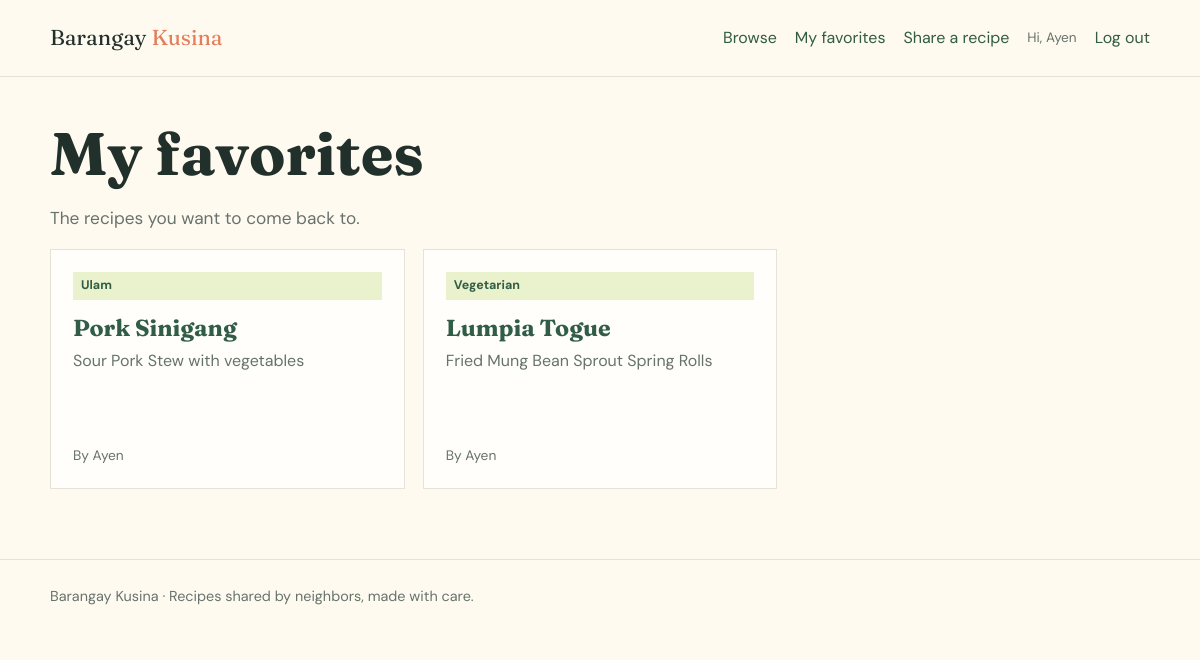
The page /favorites.php (signed in) on the database its author committed.
### tables this page shows
CREATE TABLE `users` (
  `id` int(10) UNSIGNED NOT NULL,
  `name` varchar(80) NOT NULL,
  `email` varchar(160) NOT NULL,
  `password` varchar(255) NOT NULL,
  `created_at` timestamp NOT NULL DEFAULT current_timestamp()
);

CREATE TABLE `recipes` (
  `id` int(10) UNSIGNED NOT NULL,
  `user_id` int(10) UNSIGNED NOT NULL,
  `category_id` int(10) UNSIGNED NOT NULL,
  `title` varchar(120) NOT NULL,
  `description` varchar(255) NOT NULL,
  `instructions` text NOT NULL,
  `ingredient_ids` longtext NOT NULL CHECK (json_valid(`ingredient_ids`)),
  `created_at` timestamp NOT NULL DEFAULT current_timestamp(),
  `updated_at` timestamp NOT NULL DEFAULT current_timestamp() ON UPDATE current_timestamp()
);

CREATE TABLE `categories` (
  `id` int(10) UNSIGNED NOT NULL,
  `name` varchar(60) NOT NULL
);

### config.php (called while the page is built, shortened)
<?php
class Database
{
    private static ?PDO $connection = null;
    public static function connection(): PDO
    {
        if (self::$connection === null) {
            self::$connection = new PDO(
                'mysql:host=' . DB_HOST . ';dbname=' . DB_NAME . ';charset=utf8mb4',
                DB_USER,
                DB_PASS,
                [
                    PDO::ATTR_ERRMODE => PDO::ERRMODE_EXCEPTION,
                    PDO::ATTR_DEFAULT_FETCH_MODE => PDO::FETCH_ASSOC,
                    PDO::ATTR_EMULATE_PREPARES => false,
                ]
            );
        }
        return self::$connection;
    }
}
function db(): PDO
{
    return Database::connection();
}

### bootstrap.php (called while the page is built, shortened)
<?php
require_once __DIR__ . '/config.php';
function e(mixed $value): string
{
    $text = is_scalar($value) ? (string) $value : '';
    return htmlspecialchars($text, ENT_QUOTES, 'UTF-8');
}
function current_user(): ?array
{
    static $user = null;
    if ($user === null) {
        $statement = db()->prepare('SELECT id, name, email FROM users WHERE id = ?');
        $statement->execute([$_SESSION['user_id']]);
        $user = $statement->fetch() ?: null;
    }
    return $user;
}
function require_login(): array
{
    $user = current_user();
    return $user;
}

### favorites.php (the view, shortened to what this page needs)
<?php
require_once __DIR__ . '/bootstrap.php';
$user = require_login();
$statement = db()->prepare(
	'SELECT r.*, c.name AS category_name, u.name AS author_name
	 FROM favorites f
	 JOIN recipes r ON r.id = f.recipe_id
	 JOIN categories c ON c.id = r.category_id
	 JOIN users u ON u.id = r.user_id
	 WHERE f.user_id = ?
	 ORDER BY f.created_at DESC'
);
$statement->execute([$user['id']]);
$recipes = $statement->fetchAll();
require __DIR__ . '/header.php';
?><h1>My favorites</h1><p class="lede">The recipes you want to come back to.</p><?php if (!$recipes): ?><p class="empty">You have not saved a recipe yet. Browse the kitchen and tap “Save to favorites”.</p><?php else: ?><div class="grid"><?php foreach ($recipes as $recipe): ?><article class="recipe-card"><span class="badge"><?= e($recipe['category_name']) ?></span><h3><a href="recipe.php?id=<?= $recipe['id'] ?>"><?= e($recipe['title']) ?></a></h3><p><?= e($recipe['description']) ?></p><div class="meta">By <?= e($recipe['author_name']) ?></div></article><?php endforeach; ?></div><?php endif; ?><?php require __DIR__ . '/footer.php'; ?>

### header.php (shortened to what this page needs)
<?php
require_once __DIR__ . '/bootstrap.php';
$user = current_user();
?><!doctype html>
<html lang="en">
<head>
    <link rel="stylesheet" href="assets/style.css">
</head>
<body>
<header class="site-header"><div class="container nav">
    <a class="brand" href="index.php">Barangay <span>Kusina</span></a>
    <nav class="nav-links">
        <?php if ($user): ?>
            <a href="index.php">Browse</a><a href="favorites.php">My favorites</a><a href="recipe_form.php">Share a recipe</a>
            <span class="small">Hi, <?= e($user['name']) ?></span><a href="logout.php">Log out</a>
        <?php else: ?>
            <a href="login.php">Log in</a><a class="button" href="register.php">Join the kitchen</a>
        <?php endif; ?>
    </nav>
</div></header>
<main><div class="container">

### assets/style.css (style rules this page uses)
:root { --ink:#22302b; --muted:#66736c; --cream:#fffaf0; --paper:#fffefb; --leaf:#315c45; --lime:#c7df78; --coral:#e47d5b; --line:#e7e2d8; }
* { box-sizing:border-box; }
body { margin:0; color:var(--ink); background:var(--cream); font-family:'DM Sans',sans-serif; line-height:1.55; }
a { color:var(--leaf); text-decoration:none; }
.container { width:min(1100px, calc(100% - 32px)); margin:auto; }
.site-header { border-bottom:1px solid var(--line); background:rgba(255,250,240,.94); }
.nav { min-height:76px; display:flex; align-items:center; justify-content:space-between; gap:20px; }
.brand { color:var(--ink); font-family:Fraunces,serif; font-size:1.35rem; }
.brand span { color:var(--coral); }
.nav-links { display:flex; align-items:center; gap:18px; flex-wrap:wrap; }
main { padding:42px 0 70px; }
h1,h2,h3 { font-family:Fraunces,serif; line-height:1.15; margin-top:0; }
h1 { font-size:clamp(2.2rem,5vw,4.2rem); max-width:680px; margin-bottom:14px; }
.lede { color:var(--muted); max-width:650px; font-size:1.08rem; }
.grid { display:grid; grid-template-columns:repeat(3,1fr); gap:18px; }
.recipe-card { background:var(--paper); border:1px solid var(--line); padding:22px; display:flex; flex-direction:column; min-height:240px; }
.recipe-card h3 { font-size:1.45rem; margin-bottom:8px; }
.recipe-card p { color:var(--muted); margin:0 0 16px; }
.meta { color:var(--muted); font-size:.86rem; margin-top:auto; }
.badge { display:inline-block; color:var(--leaf); background:#e9f1cd; padding:4px 8px; font-size:.78rem; font-weight:700; margin-bottom:15px; }
.small { color:var(--muted); font-size:.85rem; }

### rows shown on the page
users: name "Ayen"
recipes: category.name "Ulam", title "Pork Sinigang", description "Sour Pork Stew with vegetables", user.name "Ayen"
recipes: category.name "Vegetarian", title "Lumpia Togue", description "Fried Mung Bean Sprout Spring Rolls", user.name "Ayen"
